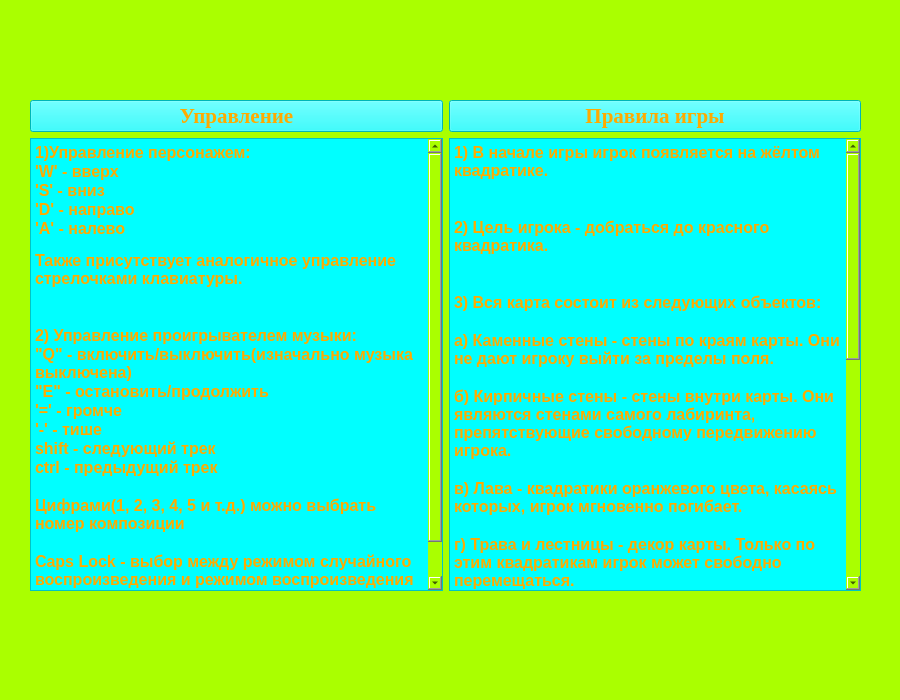
<?xml version="1.0" encoding="UTF-8"?>
<ui version="4.0">
 <class>Form</class>
 <widget class="QWidget" name="Form">
  <property name="geometry">
   <rect>
    <x>0</x>
    <y>0</y>
    <width>900</width>
    <height>700</height>
   </rect>
  </property>
  <property name="windowTitle">
   <string>Помощь</string>
  </property>
  <property name="styleSheet">
   <string notr="true">background-color: rgb(170, 255, 0);</string>
  </property>
  <widget class="QWidget" name="layoutWidget">
   <property name="geometry">
    <rect>
     <x>30</x>
     <y>100</y>
     <width>831</width>
     <height>491</height>
    </rect>
   </property>
   <layout class="QHBoxLayout" name="horizontalLayout">
    <item>
     <layout class="QVBoxLayout" name="verticalLayout_2">
      <item>
       <widget class="QPushButton" name="first_2">
        <property name="font">
         <font>
          <family>Times New Roman</family>
          <pointsize>16</pointsize>
          <weight>75</weight>
          <bold>true</bold>
         </font>
        </property>
        <property name="styleSheet">
         <string notr="true">color: rgb(255, 170, 0);
background-color: rgb(0, 255, 255);</string>
        </property>
        <property name="text">
         <string>Управление</string>
        </property>
       </widget>
      </item>
      <item>
       <widget class="QTextBrowser" name="textBrowser_2">
        <property name="styleSheet">
         <string notr="true">background-color: rgb(0, 255, 255);
color: rgb(255, 170, 0);</string>
        </property>
        <property name="html">
         <string>&lt;!DOCTYPE HTML PUBLIC &quot;-//W3C//DTD HTML 4.0//EN&quot; &quot;http://www.w3.org/TR/REC-html40/strict.dtd&quot;&gt;
&lt;html&gt;&lt;head&gt;&lt;meta name=&quot;qrichtext&quot; content=&quot;1&quot; /&gt;&lt;style type=&quot;text/css&quot;&gt;
p, li { white-space: pre-wrap; }
&lt;/style&gt;&lt;/head&gt;&lt;body style=&quot; font-family:'MS Shell Dlg 2'; font-size:8.25pt; font-weight:400; font-style:normal;&quot;&gt;
&lt;p style=&quot; margin-top:0px; margin-bottom:0px; margin-left:0px; margin-right:0px; -qt-block-indent:0; text-indent:0px;&quot;&gt;&lt;span style=&quot; font-size:12pt; font-weight:600;&quot;&gt;1)Управление персонажем:&lt;/span&gt;&lt;/p&gt;
&lt;p style=&quot; margin-top:0px; margin-bottom:0px; margin-left:0px; margin-right:0px; -qt-block-indent:0; text-indent:0px;&quot;&gt;&lt;span style=&quot; font-size:12pt; font-weight:600;&quot;&gt;'W' - вверх&lt;/span&gt;&lt;/p&gt;
&lt;p style=&quot; margin-top:0px; margin-bottom:0px; margin-left:0px; margin-right:0px; -qt-block-indent:0; text-indent:0px;&quot;&gt;&lt;span style=&quot; font-size:12pt; font-weight:600;&quot;&gt;'S' - вниз&lt;/span&gt;&lt;/p&gt;
&lt;p style=&quot; margin-top:0px; margin-bottom:0px; margin-left:0px; margin-right:0px; -qt-block-indent:0; text-indent:0px;&quot;&gt;&lt;span style=&quot; font-size:12pt; font-weight:600;&quot;&gt;'D' - направо&lt;/span&gt;&lt;/p&gt;
&lt;p style=&quot; margin-top:0px; margin-bottom:0px; margin-left:0px; margin-right:0px; -qt-block-indent:0; text-indent:0px;&quot;&gt;&lt;span style=&quot; font-size:12pt; font-weight:600;&quot;&gt;'A' - налево&lt;/span&gt;&lt;/p&gt;
&lt;p style=&quot;-qt-paragraph-type:empty; margin-top:0px; margin-bottom:0px; margin-left:0px; margin-right:0px; -qt-block-indent:0; text-indent:0px;&quot;&gt;&lt;br /&gt;&lt;/p&gt;
&lt;p style=&quot; margin-top:0px; margin-bottom:0px; margin-left:0px; margin-right:0px; -qt-block-indent:0; text-indent:0px;&quot;&gt;&lt;span style=&quot; font-size:12pt; font-weight:600;&quot;&gt;Также присутствует аналогичное управление стрелочками клавиатуры.&lt;/span&gt;&lt;/p&gt;
&lt;p style=&quot;-qt-paragraph-type:empty; margin-top:0px; margin-bottom:0px; margin-left:0px; margin-right:0px; -qt-block-indent:0; text-indent:0px; font-size:12pt; font-weight:600;&quot;&gt;&lt;br /&gt;&lt;/p&gt;
&lt;p style=&quot;-qt-paragraph-type:empty; margin-top:0px; margin-bottom:0px; margin-left:0px; margin-right:0px; -qt-block-indent:0; text-indent:0px; font-size:12pt; font-weight:600;&quot;&gt;&lt;br /&gt;&lt;/p&gt;
&lt;p style=&quot; margin-top:0px; margin-bottom:0px; margin-left:0px; margin-right:0px; -qt-block-indent:0; text-indent:0px;&quot;&gt;&lt;span style=&quot; font-size:12pt; font-weight:600;&quot;&gt;2) Управление проигрывателем музыки:&lt;/span&gt;&lt;/p&gt;
&lt;p style=&quot; margin-top:0px; margin-bottom:0px; margin-left:0px; margin-right:0px; -qt-block-indent:0; text-indent:0px;&quot;&gt;&lt;span style=&quot; font-size:12pt; font-weight:600;&quot;&gt;&amp;quot;Q&amp;quot; - включить/выключить(изначально музыка выключена)&lt;/span&gt;&lt;/p&gt;
&lt;p style=&quot; margin-top:0px; margin-bottom:0px; margin-left:0px; margin-right:0px; -qt-block-indent:0; text-indent:0px;&quot;&gt;&lt;span style=&quot; font-size:12pt; font-weight:600;&quot;&gt;&amp;quot;E&amp;quot; - остановить/продолжить&lt;/span&gt;&lt;/p&gt;
&lt;p style=&quot; margin-top:0px; margin-bottom:0px; margin-left:0px; margin-right:0px; -qt-block-indent:0; text-indent:0px;&quot;&gt;&lt;span style=&quot; font-size:12pt; font-weight:600;&quot;&gt;'=' - громче&lt;/span&gt;&lt;/p&gt;
&lt;p style=&quot; margin-top:0px; margin-bottom:0px; margin-left:0px; margin-right:0px; -qt-block-indent:0; text-indent:0px;&quot;&gt;&lt;span style=&quot; font-size:12pt; font-weight:600;&quot;&gt;'-' - тише&lt;/span&gt;&lt;/p&gt;
&lt;p style=&quot; margin-top:0px; margin-bottom:0px; margin-left:0px; margin-right:0px; -qt-block-indent:0; text-indent:0px;&quot;&gt;&lt;span style=&quot; font-size:12pt; font-weight:600;&quot;&gt;shift - следующий трек&lt;/span&gt;&lt;/p&gt;
&lt;p style=&quot; margin-top:0px; margin-bottom:0px; margin-left:0px; margin-right:0px; -qt-block-indent:0; text-indent:0px;&quot;&gt;&lt;span style=&quot; font-size:12pt; font-weight:600;&quot;&gt;ctrl - предыдущий трек&lt;/span&gt;&lt;/p&gt;
&lt;p style=&quot;-qt-paragraph-type:empty; margin-top:0px; margin-bottom:0px; margin-left:0px; margin-right:0px; -qt-block-indent:0; text-indent:0px; font-size:12pt; font-weight:600;&quot;&gt;&lt;br /&gt;&lt;/p&gt;
&lt;p style=&quot; margin-top:0px; margin-bottom:0px; margin-left:0px; margin-right:0px; -qt-block-indent:0; text-indent:0px;&quot;&gt;&lt;span style=&quot; font-size:12pt; font-weight:600;&quot;&gt;Цифрами(1, 2, 3, 4, 5 и т.д.) можно выбрать номер композиции&lt;/span&gt;&lt;/p&gt;
&lt;p style=&quot;-qt-paragraph-type:empty; margin-top:0px; margin-bottom:0px; margin-left:0px; margin-right:0px; -qt-block-indent:0; text-indent:0px; font-size:12pt; font-weight:600;&quot;&gt;&lt;br /&gt;&lt;/p&gt;
&lt;p style=&quot; margin-top:0px; margin-bottom:0px; margin-left:0px; margin-right:0px; -qt-block-indent:0; text-indent:0px;&quot;&gt;&lt;span style=&quot; font-size:12pt; font-weight:600;&quot;&gt;Caps Lock - выбор между режимом случайного воспроизведения и режимом воспроизведения по порядку. Нажав на клавишу, режим меняется. Изначально установлен случайный порядок.&lt;/span&gt;&lt;/p&gt;&lt;/body&gt;&lt;/html&gt;</string>
        </property>
       </widget>
      </item>
     </layout>
    </item>
    <item>
     <layout class="QVBoxLayout" name="verticalLayout">
      <item>
       <widget class="QPushButton" name="first">
        <property name="font">
         <font>
          <family>Times New Roman</family>
          <pointsize>16</pointsize>
          <weight>75</weight>
          <bold>true</bold>
         </font>
        </property>
        <property name="styleSheet">
         <string notr="true">color: rgb(255, 170, 0);
background-color: rgb(0, 255, 255);</string>
        </property>
        <property name="text">
         <string>Правила игры</string>
        </property>
       </widget>
      </item>
      <item>
       <widget class="QTextBrowser" name="textBrowser">
        <property name="styleSheet">
         <string notr="true">background-color: rgb(0, 255, 255);
color: rgb(255, 170, 0);</string>
        </property>
        <property name="html">
         <string>&lt;!DOCTYPE HTML PUBLIC &quot;-//W3C//DTD HTML 4.0//EN&quot; &quot;http://www.w3.org/TR/REC-html40/strict.dtd&quot;&gt;
&lt;html&gt;&lt;head&gt;&lt;meta name=&quot;qrichtext&quot; content=&quot;1&quot; /&gt;&lt;style type=&quot;text/css&quot;&gt;
p, li { white-space: pre-wrap; }
&lt;/style&gt;&lt;/head&gt;&lt;body style=&quot; font-family:'MS Shell Dlg 2'; font-size:8.25pt; font-weight:400; font-style:normal;&quot;&gt;
&lt;p style=&quot; margin-top:0px; margin-bottom:0px; margin-left:0px; margin-right:0px; -qt-block-indent:0; text-indent:0px;&quot;&gt;&lt;span style=&quot; font-size:12pt; font-weight:600;&quot;&gt;1) В начале игры игрок появляется на жёлтом квадратике. &lt;/span&gt;&lt;/p&gt;
&lt;p style=&quot;-qt-paragraph-type:empty; margin-top:0px; margin-bottom:0px; margin-left:0px; margin-right:0px; -qt-block-indent:0; text-indent:0px; font-size:12pt; font-weight:600;&quot;&gt;&lt;br /&gt;&lt;/p&gt;
&lt;p style=&quot;-qt-paragraph-type:empty; margin-top:0px; margin-bottom:0px; margin-left:0px; margin-right:0px; -qt-block-indent:0; text-indent:0px; font-size:12pt; font-weight:600;&quot;&gt;&lt;br /&gt;&lt;/p&gt;
&lt;p style=&quot; margin-top:0px; margin-bottom:0px; margin-left:0px; margin-right:0px; -qt-block-indent:0; text-indent:0px;&quot;&gt;&lt;span style=&quot; font-size:12pt; font-weight:600;&quot;&gt;2) Цель игрока - добраться до красного квадратика. &lt;/span&gt;&lt;/p&gt;
&lt;p style=&quot;-qt-paragraph-type:empty; margin-top:0px; margin-bottom:0px; margin-left:0px; margin-right:0px; -qt-block-indent:0; text-indent:0px; font-size:12pt; font-weight:600;&quot;&gt;&lt;br /&gt;&lt;/p&gt;
&lt;p style=&quot;-qt-paragraph-type:empty; margin-top:0px; margin-bottom:0px; margin-left:0px; margin-right:0px; -qt-block-indent:0; text-indent:0px; font-size:12pt; font-weight:600;&quot;&gt;&lt;br /&gt;&lt;/p&gt;
&lt;p style=&quot; margin-top:0px; margin-bottom:0px; margin-left:0px; margin-right:0px; -qt-block-indent:0; text-indent:0px;&quot;&gt;&lt;span style=&quot; font-size:12pt; font-weight:600;&quot;&gt;3) Вся карта состоит из следующих объектов:&lt;/span&gt;&lt;/p&gt;
&lt;p style=&quot;-qt-paragraph-type:empty; margin-top:0px; margin-bottom:0px; margin-left:0px; margin-right:0px; -qt-block-indent:0; text-indent:0px; font-size:12pt; font-weight:600;&quot;&gt;&lt;br /&gt;&lt;/p&gt;
&lt;p style=&quot; margin-top:0px; margin-bottom:0px; margin-left:0px; margin-right:0px; -qt-block-indent:0; text-indent:0px;&quot;&gt;&lt;span style=&quot; font-size:12pt; font-weight:600;&quot;&gt;а) Каменные стены - стены по краям карты. Они не дают игроку выйти за пределы поля.&lt;/span&gt;&lt;/p&gt;
&lt;p style=&quot;-qt-paragraph-type:empty; margin-top:0px; margin-bottom:0px; margin-left:0px; margin-right:0px; -qt-block-indent:0; text-indent:0px; font-size:12pt; font-weight:600;&quot;&gt;&lt;br /&gt;&lt;/p&gt;
&lt;p style=&quot; margin-top:0px; margin-bottom:0px; margin-left:0px; margin-right:0px; -qt-block-indent:0; text-indent:0px;&quot;&gt;&lt;span style=&quot; font-size:12pt; font-weight:600;&quot;&gt;б) Кирпичные стены - стены внутри карты. Они являются стенами самого лабиринта, препятствующие свободному передвижению игрока.&lt;/span&gt;&lt;/p&gt;
&lt;p style=&quot;-qt-paragraph-type:empty; margin-top:0px; margin-bottom:0px; margin-left:0px; margin-right:0px; -qt-block-indent:0; text-indent:0px; font-size:12pt; font-weight:600;&quot;&gt;&lt;br /&gt;&lt;/p&gt;
&lt;p style=&quot; margin-top:0px; margin-bottom:0px; margin-left:0px; margin-right:0px; -qt-block-indent:0; text-indent:0px;&quot;&gt;&lt;span style=&quot; font-size:12pt; font-weight:600;&quot;&gt;в) Лава - квадратики оранжевого цвета, касаясь которых, игрок мгновенно погибает.&lt;/span&gt;&lt;/p&gt;
&lt;p style=&quot;-qt-paragraph-type:empty; margin-top:0px; margin-bottom:0px; margin-left:0px; margin-right:0px; -qt-block-indent:0; text-indent:0px; font-size:12pt; font-weight:600;&quot;&gt;&lt;br /&gt;&lt;/p&gt;
&lt;p style=&quot; margin-top:0px; margin-bottom:0px; margin-left:0px; margin-right:0px; -qt-block-indent:0; text-indent:0px;&quot;&gt;&lt;span style=&quot; font-size:12pt; font-weight:600;&quot;&gt;г) Трава и лестницы - декор карты. Только по этим квадратикам игрок может свободно перемещаться.&lt;/span&gt;&lt;/p&gt;
&lt;p style=&quot;-qt-paragraph-type:empty; margin-top:0px; margin-bottom:0px; margin-left:0px; margin-right:0px; -qt-block-indent:0; text-indent:0px; font-size:12pt; font-weight:600;&quot;&gt;&lt;br /&gt;&lt;/p&gt;
&lt;p style=&quot;-qt-paragraph-type:empty; margin-top:0px; margin-bottom:0px; margin-left:0px; margin-right:0px; -qt-block-indent:0; text-indent:0px; font-size:12pt; font-weight:600;&quot;&gt;&lt;br /&gt;&lt;/p&gt;
&lt;p style=&quot; margin-top:0px; margin-bottom:0px; margin-left:0px; margin-right:0px; -qt-block-indent:0; text-indent:0px;&quot;&gt;&lt;span style=&quot; font-size:12pt; font-weight:600;&quot;&gt;4) Когда игрок касается лавы или красных квадратиков, игра автоматически приостанавливается на 3 секунды, чтобы не было резкого перехода из уровня в окно конца игры.&lt;/span&gt;&lt;/p&gt;
&lt;p style=&quot; margin-top:0px; margin-bottom:0px; margin-left:0px; margin-right:0px; -qt-block-indent:0; text-indent:0px;&quot;&gt;&lt;span style=&quot; font-size:12pt; font-weight:600;&quot;&gt;Поэтому не надо думать, что всё зависло и долбить по клавиатуре :)&lt;/span&gt;&lt;/p&gt;
&lt;p style=&quot;-qt-paragraph-type:empty; margin-top:0px; margin-bottom:0px; margin-left:0px; margin-right:0px; -qt-block-indent:0; text-indent:0px; font-size:12pt; font-weight:600;&quot;&gt;&lt;br /&gt;&lt;/p&gt;
&lt;p style=&quot;-qt-paragraph-type:empty; margin-top:0px; margin-bottom:0px; margin-left:0px; margin-right:0px; -qt-block-indent:0; text-indent:0px; font-size:12pt; font-weight:600;&quot;&gt;&lt;br /&gt;&lt;/p&gt;
&lt;p style=&quot; margin-top:0px; margin-bottom:0px; margin-left:0px; margin-right:0px; -qt-block-indent:0; text-indent:0px;&quot;&gt;&lt;span style=&quot; font-size:12pt; font-weight:600;&quot;&gt;5) Иногда бывает, что при плотном соприкосновении со стенами, персонаж перестаёт двигаться в каком-то направлении(застревает). Это небольшие баги в игре. Ничего страшного в этом нет, просто немного отойдите от блока.&lt;/span&gt;&lt;/p&gt;
&lt;p style=&quot;-qt-paragraph-type:empty; margin-top:0px; margin-bottom:0px; margin-left:0px; margin-right:0px; -qt-block-indent:0; text-indent:0px; font-size:12pt; font-weight:600;&quot;&gt;&lt;br /&gt;&lt;/p&gt;
&lt;p style=&quot;-qt-paragraph-type:empty; margin-top:0px; margin-bottom:0px; margin-left:0px; margin-right:0px; -qt-block-indent:0; text-indent:0px; font-size:12pt; font-weight:600;&quot;&gt;&lt;br /&gt;&lt;/p&gt;
&lt;p style=&quot; margin-top:0px; margin-bottom:0px; margin-left:0px; margin-right:0px; -qt-block-indent:0; text-indent:0px;&quot;&gt;&lt;span style=&quot; font-size:12pt; font-weight:600;&quot;&gt;6) В игре существует несколько уровней, выбрать которые вы можете в начальном окне. Также в игре присутствует музыка.&lt;/span&gt;&lt;/p&gt;
&lt;p style=&quot;-qt-paragraph-type:empty; margin-top:0px; margin-bottom:0px; margin-left:0px; margin-right:0px; -qt-block-indent:0; text-indent:0px; font-size:12pt; font-weight:600;&quot;&gt;&lt;br /&gt;&lt;/p&gt;
&lt;p style=&quot;-qt-paragraph-type:empty; margin-top:0px; margin-bottom:0px; margin-left:0px; margin-right:0px; -qt-block-indent:0; text-indent:0px; font-size:12pt; font-weight:600;&quot;&gt;&lt;br /&gt;&lt;/p&gt;
&lt;p style=&quot; margin-top:0px; margin-bottom:0px; margin-left:0px; margin-right:0px; -qt-block-indent:0; text-indent:0px;&quot;&gt;&lt;span style=&quot; font-size:12pt; font-weight:600;&quot;&gt;Удачной игры!!!&lt;/span&gt;&lt;/p&gt;&lt;/body&gt;&lt;/html&gt;</string>
        </property>
       </widget>
      </item>
     </layout>
    </item>
   </layout>
  </widget>
 </widget>
 <resources/>
 <connections/>
</ui>
